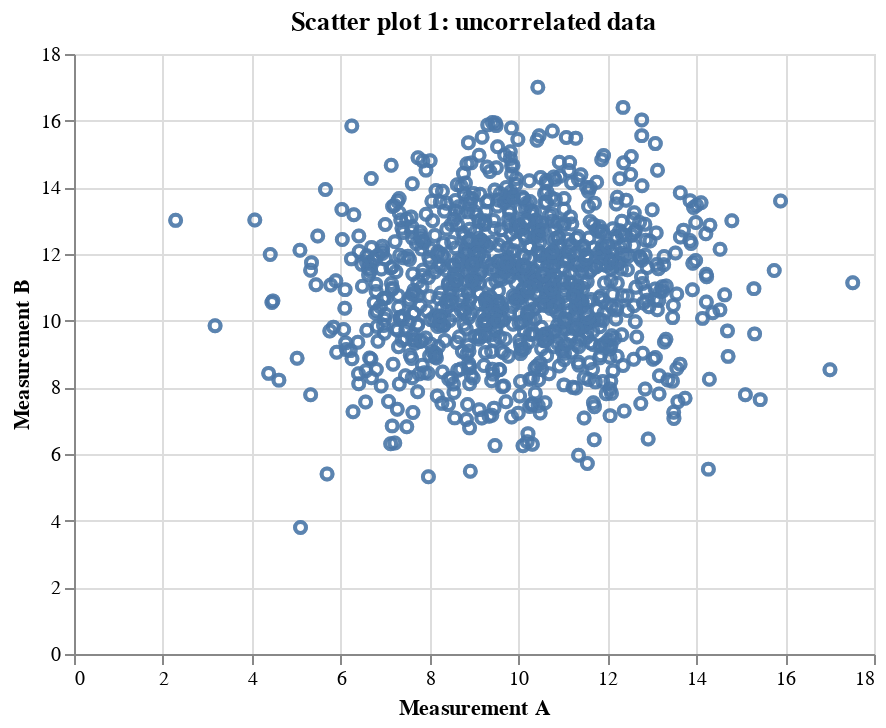

Source (notebook cell):
### Markdown cell above
#### Scatter plots

A useful tool for determining whether there are in hidden structures
between the results of two methods is to plot a scatter plot of the
results, where we plot dots (or other symbols) in a graph whose x- and
y- axis correspond to the evaluation results of two methods. Scatter
plots 1-3 below illustrate different typical scenarios. Plot 1
shows measurements in a circular area, indicating that the measurements
are uncorrelated. In speech and audio experiments this is highly
unusual. Scatter plot 2 is much more common, where measurements form a
tight band. This means that measurements are correlated. For example, in
a speech coding scenario, it could be that some speech samples are easy
to encode with high quality, such that methods A and B both give high
scores. Our objective is however to determine whether A or B is better,
and therefore we want to cancel out the effect of these correlations. We
can then take the difference between A and B to get the relative quality
of the two methods.

Another typical scenario is illustrated in Scatter plot 3, where the
scatter plot seems to form two distinctive groups. This would indicate
that there are some underlying categories in the data (such as
male/female, voiced/unvoiced, speech/silence) where performance is
different. Typically we would then like to find out what the categories
to determine if we can improve performance based on that information.
For example, if performance is bad for unvoiced sounds, we could have a
detector for unvoiced sounds, and perform different processing for such
sounds. See also section "Parallel plots" below.

### Code cell
import pandas as pd
import altair as alt
import numpy as np

df = pd.read_pickle('example6.pkl')
selection = alt.selection_interval(bind='scales')

alt.Chart(df).transform_fold(
    ['Measurement A', 'Measurement B'],
    as_=['Experiment', 'Measurement']
).mark_point().encode(
    x='Measurement A',
    y='Measurement B'
).properties(
    title=['Scatter plot 1: uncorrelated data'
          ]
).add_selection(
    selection
)

### Figure 1 — Vega-Lite specification as saved in the notebook (floating-point values rounded to 4 significant figures; data arrays with more than 128 entries replaced by an {"elided": "..."} marker saying what was removed)
{"config": {"view": {"continuousWidth": 400, "continuousHeight": 300}}, "data": {"name": "data-9af46a8981f3fd14d858244d89689686"}, "mark": "point", "encoding": {"x": {"field": "Measurement A", "type": "quantitative"}, "y": {"field": "Measurement B", "type": "quantitative"}}, "selection": {"selector021": {"type": "interval", "bind": "scales"}}, "title": ["Scatter plot 1: uncorrelated data"], "transform": [{"fold": ["Measurement A", "Measurement B"], "as": ["Experiment", "Measurement"]}], "$schema": "https://vega.github.io/schema/vega-lite/v4.17.0.json", "datasets": {"data-9af46a8981f3fd14d858244d89689686": {"elided": "1000 records"}}}
